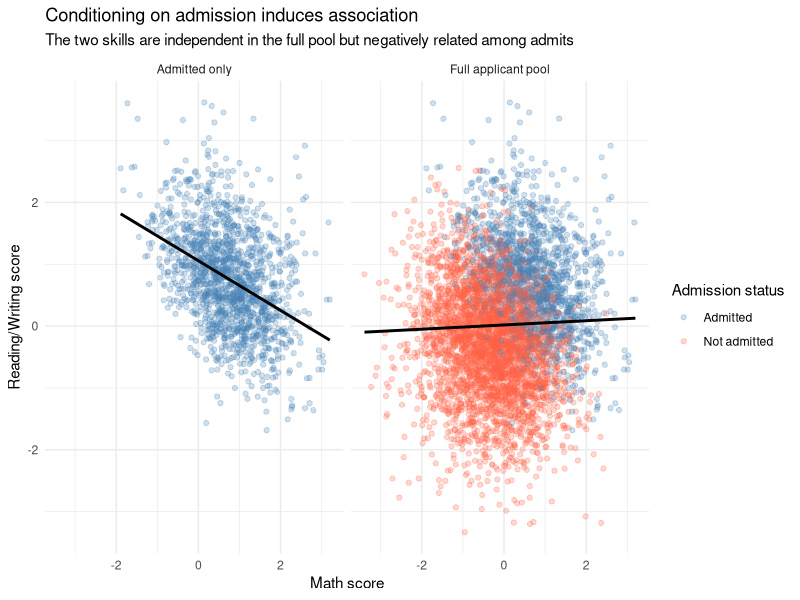
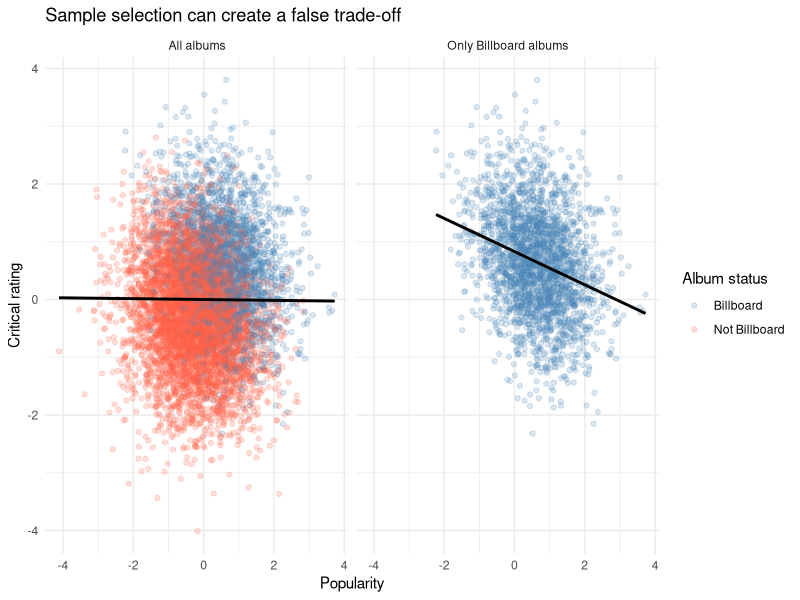
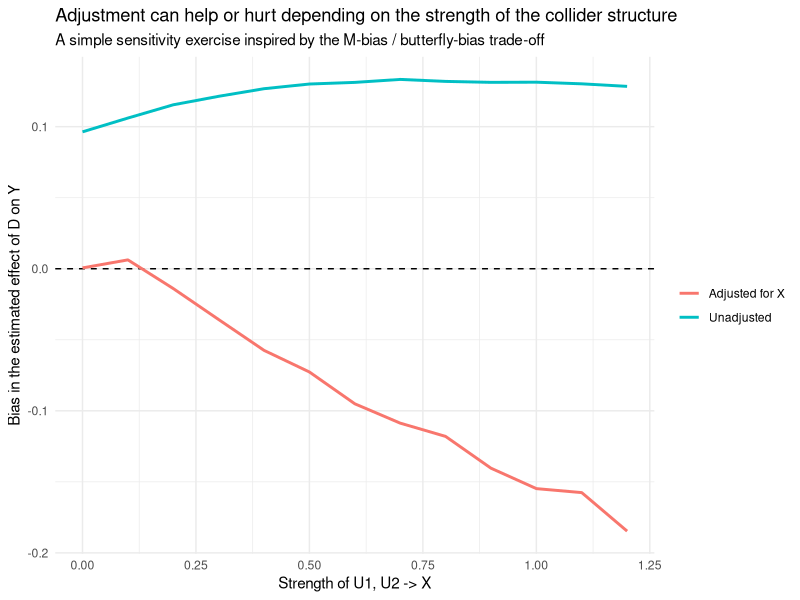

Reproduce these figures in R, in order.
## ---- chunk 1
knitr::opts_chunk$set(
  echo = TRUE,
  warning = FALSE,
  message = FALSE,
  fig.width = 8,
  fig.height = 5
)

library(tidyverse)
library(knitr)

theme_set(theme_minimal())
set.seed(1234)
## ---- chunk 2
extract_term <- function(model, term) {
  s <- coef(summary(model))
  tibble(
    term = term,
    estimate = unname(s[term, "Estimate"]),
    std.error = unname(s[term, "Std. Error"])
  )
}
## ---- chunk 3
n <- 5000

math <- rnorm(n)
reading <- rnorm(n)
admission_score <- math + reading + rnorm(n, sd = 0.7)
admitted <- admission_score > quantile(admission_score, 0.70)

applicants <- tibble(
  math = math,
  reading = reading,
  admitted = admitted
)

applicants %>%
  summarise(
    corr_full = cor(math, reading),
    corr_admitted = cor(math[admitted], reading[admitted])
  ) %>%
  kable(digits = 3, caption = "Correlation before and after conditioning on the collider")
## ---- chunk 4
plot_df <- bind_rows(
  applicants %>%
    mutate(
      sample = "Full applicant pool",
      status = if_else(admitted, "Admitted", "Not admitted")
    ),
  applicants %>%
    filter(admitted) %>%
    mutate(
      sample = "Admitted only",
      status = "Admitted"
    )
)

ggplot(plot_df, aes(x = math, y = reading, color = status)) +
  geom_point(alpha = 0.25) +
  geom_smooth(aes(group = 1), method = "lm", se = FALSE, color = "black") +
  facet_wrap(~ sample) +
  scale_color_manual(values = c("Admitted" = "steelblue", "Not admitted" = "tomato")) +
  labs(
    title = "Conditioning on admission induces association",
    subtitle = "The two skills are independent in the full pool but negatively related among admits",
    x = "Math score",
    y = "Reading/Writing score",
    color = "Admission status"
  )
## ---- chunk 5
model_full <- lm(reading ~ math, data = applicants)
model_admitted <- lm(reading ~ math, data = filter(applicants, admitted))

bind_rows(
  extract_term(model_full, "math") %>% mutate(model = "Full applicant pool"),
  extract_term(model_admitted, "math") %>% mutate(model = "Admitted only")
) %>%
  select(model, estimate, std.error) %>%
  kable(digits = 3, caption = "Regression slope for reading on math")
## ---- chunk 6
n <- 8000

albums <- tibble(
  popularity = as.numeric(scale(rnorm(n))),
  critical_rating = as.numeric(scale(rnorm(n)))
) %>%
  mutate(
    billboard_score = 0.9 * popularity + 0.9 * critical_rating + rnorm(n, sd = 1),
    on_billboard = billboard_score > quantile(billboard_score, 0.70)
  )

albums %>%
  summarise(
    corr_full = cor(popularity, critical_rating),
    corr_billboard = cor(popularity[on_billboard], critical_rating[on_billboard])
  ) %>%
  kable(digits = 3, caption = "Popularity and critical rating in the full population vs. charted albums")
## ---- chunk 7
plot_albums <- bind_rows(
  albums %>%
    mutate(
      sample = "All albums",
      status = if_else(on_billboard, "Billboard", "Not Billboard")
    ),
  albums %>%
    filter(on_billboard) %>%
    mutate(
      sample = "Only Billboard albums",
      status = "Billboard"
    )
)

ggplot(plot_albums, aes(x = popularity, y = critical_rating, color = status)) +
  geom_point(alpha = 0.20) +
  geom_smooth(aes(group = 1), method = "lm", se = FALSE, color = "black") +
  facet_wrap(~ sample) +
  scale_color_manual(values = c("Billboard" = "steelblue", "Not Billboard" = "tomato")) +
  labs(
    title = "Sample selection can create a false trade-off",
    x = "Popularity",
    y = "Critical rating",
    color = "Album status"
  )
## ---- chunk 8
billboard_full <- lm(critical_rating ~ popularity, data = albums)
billboard_selected <- lm(critical_rating ~ popularity, data = filter(albums, on_billboard))

bind_rows(
  extract_term(billboard_full, "popularity") %>% mutate(model = "All albums"),
  extract_term(billboard_selected, "popularity") %>% mutate(model = "Only Billboard albums")
) %>%
  select(model, estimate, std.error) %>%
  kable(digits = 3, caption = "Estimated relationship between popularity and critical rating")
## ---- chunk 9
n <- 10000

attrition_df <- tibble(
  X = rnorm(n),
  D = rbinom(n, size = 1, prob = 0.5)
) %>%
  mutate(
    Y = 2 * D + 1.5 * X + rnorm(n),
    p_dropout = plogis(-0.5 + 0.9 * D + 0.9 * X),
    dropout = rbinom(n, size = 1, prob = p_dropout),
    observed = 1 - dropout
  )

attrition_df %>%
  summarise(
    retention_rate = mean(observed),
    retention_control = mean(observed[D == 0]),
    retention_treated = mean(observed[D == 1])
  ) %>%
  kable(digits = 3, caption = "Retention rates")
## ---- chunk 10
true_tau <- 2 # The true effect of D on Y in the data-generating process, computed from the simulation code above (Y = 2 * D + 1.5 * X + noise)

m_full <- lm(Y ~ D, data = attrition_df)
m_cc_naive <- lm(Y ~ D, data = filter(attrition_df, observed == 1))
m_cc_adjusted <- lm(Y ~ D + X, data = filter(attrition_df, observed == 1))

bind_rows(
  extract_term(m_full, "D") %>% mutate(model = "Full sample (no attrition problem)", true_effect = true_tau),
  extract_term(m_cc_naive, "D") %>% mutate(model = "Observed cases only", true_effect = true_tau),
  extract_term(m_cc_adjusted, "D") %>% mutate(model = "Observed cases + adjust for X", true_effect = true_tau)
) %>%
  mutate(bias = estimate - true_effect) %>%
  select(model, estimate, std.error, true_effect, bias) %>%
  kable(digits = 3, caption = "Attrition can open a collider path")
## ---- chunk 11
n <- 12000

proxy_df <- tibble(
  U = rnorm(n)
) %>%
  mutate(
    S = 0.8 * U + rnorm(n),
    W = 1.0 * S + 1.2 * U + rnorm(n),
    Q_pre = 1.0 * U + rnorm(n),
    T_post = 1.5 * S + 1.5 * U + rnorm(n, sd = 0.6)
  )
## ---- chunk 12
true_tau <- 1

m_naive <- lm(W ~ S, data = proxy_df)
m_oracle <- lm(W ~ S + U, data = proxy_df)
m_good_proxy <- lm(W ~ S + Q_pre, data = proxy_df)
m_bad_proxy <- lm(W ~ S + T_post, data = proxy_df)

bind_rows(
  extract_term(m_naive, "S") %>% mutate(model = "Naive: no controls", true_effect = true_tau),
  extract_term(m_oracle, "S") %>% mutate(model = "Oracle: control for true ability U", true_effect = true_tau),
  extract_term(m_good_proxy, "S") %>% mutate(model = "Good proxy: early test Q_pre", true_effect = true_tau),
  extract_term(m_bad_proxy, "S") %>% mutate(model = "Bad proxy: later test T_post", true_effect = true_tau)
) %>%
  mutate(bias = estimate - true_effect) %>%
  select(model, estimate, std.error, true_effect, bias) %>%
  kable(digits = 3, caption = "Good and bad proxies do very different things")
## ---- chunk 13
n <- 50000

m_df <- tibble(
  U1 = rnorm(n),
  U2 = rnorm(n)
) %>%
  mutate(
    X = 1.2 * U1 + 1.2 * U2 + rnorm(n),
    D = 1.0 * U1 + rnorm(n),
    Y = 3 * D + 1.0 * U2 + rnorm(n)
  )

m_unadjusted <- lm(Y ~ D, data = m_df)
m_adjusted <- lm(Y ~ D + X, data = m_df)

bind_rows(
  extract_term(m_unadjusted, "D") %>% mutate(model = "Unadjusted", true_effect = 3),
  extract_term(m_adjusted, "D") %>% mutate(model = "Adjusted for X", true_effect = 3)
) %>%
  mutate(bias = estimate - true_effect) %>%
  select(model, estimate, std.error, true_effect, bias) %>%
  kable(digits = 3, caption = "Pure M-bias: controlling for X can create bias")
## ---- chunk 14
simulate_tradeoff <- function(n = 30000,
                              m_strength = 0.0, # strength of the collider structure (U1, U2 -> X)
                              beta_x = 0.7, # strength of the confounding structure (X -> D and X -> Y)     
                              alpha_x = 0.7, # 
                              tau = 1.0) {
  U1 <- rnorm(n)
  U2 <- rnorm(n)

  X <- m_strength * U1 + m_strength * U2 + rnorm(n)
  D <- beta_x * X + 0.8 * U1 + rnorm(n)
  Y <- tau * D + alpha_x * X + 0.8 * U2 + rnorm(n)

  est_unadjusted <- coef(lm(Y ~ D))["D"]
  est_adjusted <- coef(lm(Y ~ D + X))["D"]

  tibble(
    m_strength = m_strength,
    model = c("Unadjusted", "Adjusted for X"),
    estimate = c(est_unadjusted, est_adjusted),
    true_effect = tau,
    bias = estimate - true_effect
  )
}
## ---- chunk 15
grid_vals <- seq(0, 1.2, by = 0.1)
tradeoff_results <- map_dfr(grid_vals, ~ simulate_tradeoff(beta_x = 7, alpha_x = 0.7, tau = 1, m_strength = .x))

tradeoff_results %>%
  kable(digits = 3, caption = "First rows of the trade-off simulation results")
## ---- chunk 16
ggplot(tradeoff_results, aes(x = m_strength, y = bias, color = model)) +
  geom_hline(yintercept = 0, linetype = 2) +
  geom_line(linewidth = 1) +
  labs(
    title = "Adjustment can help or hurt depending on the strength of the collider structure",
    subtitle = "A simple sensitivity exercise inspired by the M-bias / butterfly-bias trade-off",
    x = "Strength of U1, U2 -> X",
    y = "Bias in the estimated effect of D on Y",
    color = NULL
  )
